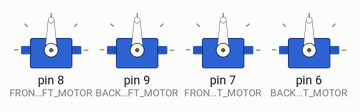
This sketch was run on a simulated Arduino Uno, built with avr-gcc and run on an emulated ATmega328P. Parts: 4 × servo. What the sketch prints to the serial monitor is not drawn.

Above: at 0.05 s.
At 4.45 s:
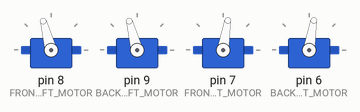
At 9.45 s:
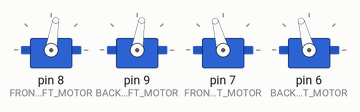
Timing chart, 0 to 38.4 s (numbered marks = the images above):
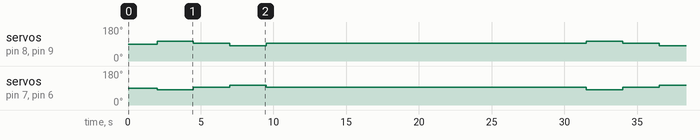

The sketch:

motor_controller_test.ino
```cpp
// Right side Motors need to be negative speed.
#include <Servo.h>

// Motor Pins
#define FRONT_LEFT_MOTOR 8
#define BACK_LEFT_MOTOR 9
#define FRONT_RIGHT_MOTOR 7
#define BACK_RIGHT_MOTOR 6

// Spark MAX Motor Controllers
Servo frontLeftController;
Servo backLeftController;
Servo frontRightController;
Servo backRightController;

String inputString = "";
float left_wheel_speed = 0.0;
float right_wheel_speed = 0.0;

void setup() {
    Serial.begin(9600); // Start serial communication
    frontLeftController.attach(FRONT_LEFT_MOTOR);
    backLeftController.attach(BACK_LEFT_MOTOR);
    frontRightController.attach(FRONT_RIGHT_MOTOR);
    backRightController.attach(BACK_RIGHT_MOTOR);
    Serial.println("Enter speed (-1.0 to 1.0):");
}

void loop() {
//    if (Serial.available() > 0) {
//        String input = Serial.readStringUntil('\n'); // Read input until newline
//        input.trim(); // Remove leading/trailing whitespace
//
//        float speed = input.toFloat(); // Convert to float
//        speed = constrain(speed, -1.0, 1.0); // Constrain to range
//
//        int pulseWidth = mapSpeedToPWM(speed); // Convert to PWM
//
//        frontLeftController.writeMicroseconds(mapSpeedToPWM(0)); // Stop motors
//        backLeftController.writeMicroseconds(mapSpeedToPWM(0));
//        delay(300);
//        frontLeftController.writeMicroseconds(pulseWidth); // Send to motors
//        backLeftController.writeMicroseconds(pulseWidth);
//
//        Serial.print("Set speed to: ");
//        Serial.println(speed);
//    }
      delay(2000);
      float speed = 0.25; // Convert to float
      speed = constrain(speed, -1.0, 1.0); // Constrain to range
      int pulseWidth = mapSpeedToPWM(speed);
      int pulseWidth2 = mapSpeedToPWM(-1.0*speed);
      int pulseWidth0 = mapSpeedToPWM(0);
      frontLeftController.writeMicroseconds(pulseWidth); // Stop motors
      backLeftController.writeMicroseconds(pulseWidth);
      frontRightController.writeMicroseconds(pulseWidth2); // Stop motors
      backRightController.writeMicroseconds(pulseWidth2);
      delay(2500);
      frontLeftController.writeMicroseconds(pulseWidth0); // Stop motors
      backLeftController.writeMicroseconds(pulseWidth0);
      frontRightController.writeMicroseconds(pulseWidth0); // Stop motors
      backRightController.writeMicroseconds(pulseWidth0);
      delay(2500);
      speed = -0.25;
      pulseWidth = mapSpeedToPWM(speed);
      pulseWidth2 = mapSpeedToPWM(-1.0*speed);
      frontLeftController.writeMicroseconds(pulseWidth); // Stop motors
      backLeftController.writeMicroseconds(pulseWidth);
      frontRightController.writeMicroseconds(pulseWidth2); // Stop motors
      backRightController.writeMicroseconds(pulseWidth2);
      delay(2500);
      frontLeftController.writeMicroseconds(pulseWidth0); // Stop motors
      backLeftController.writeMicroseconds(pulseWidth0);
      frontRightController.writeMicroseconds(pulseWidth0); // Stop motors
      backRightController.writeMicroseconds(pulseWidth0);
      delay(20000);
}

// Function to map speed (-1.0 to 1.0) to PWM pulse width (1000 to 2000 μs)
int mapSpeedToPWM(float speed) {
    return map(speed * 100, -100, 100, 1000, 2000);
}
```

Measured:
- by itself, servo on pin 8 (FRONT_LEFT_MOTOR), servo on pin 9 (BACK_LEFT_MOTOR): repeats every 29.5 s: 93° 2.5 s, 81° 2.5 s, 93° 22.0 s, 105° 2.5 s
- by itself, servo on pin 7 (FRONT_RIGHT_MOTOR), servo on pin 6 (BACK_RIGHT_MOTOR): repeats every 29.5 s: 93° 2.5 s, 105° 2.5 s, 93° 22.0 s, 81° 2.5 s
